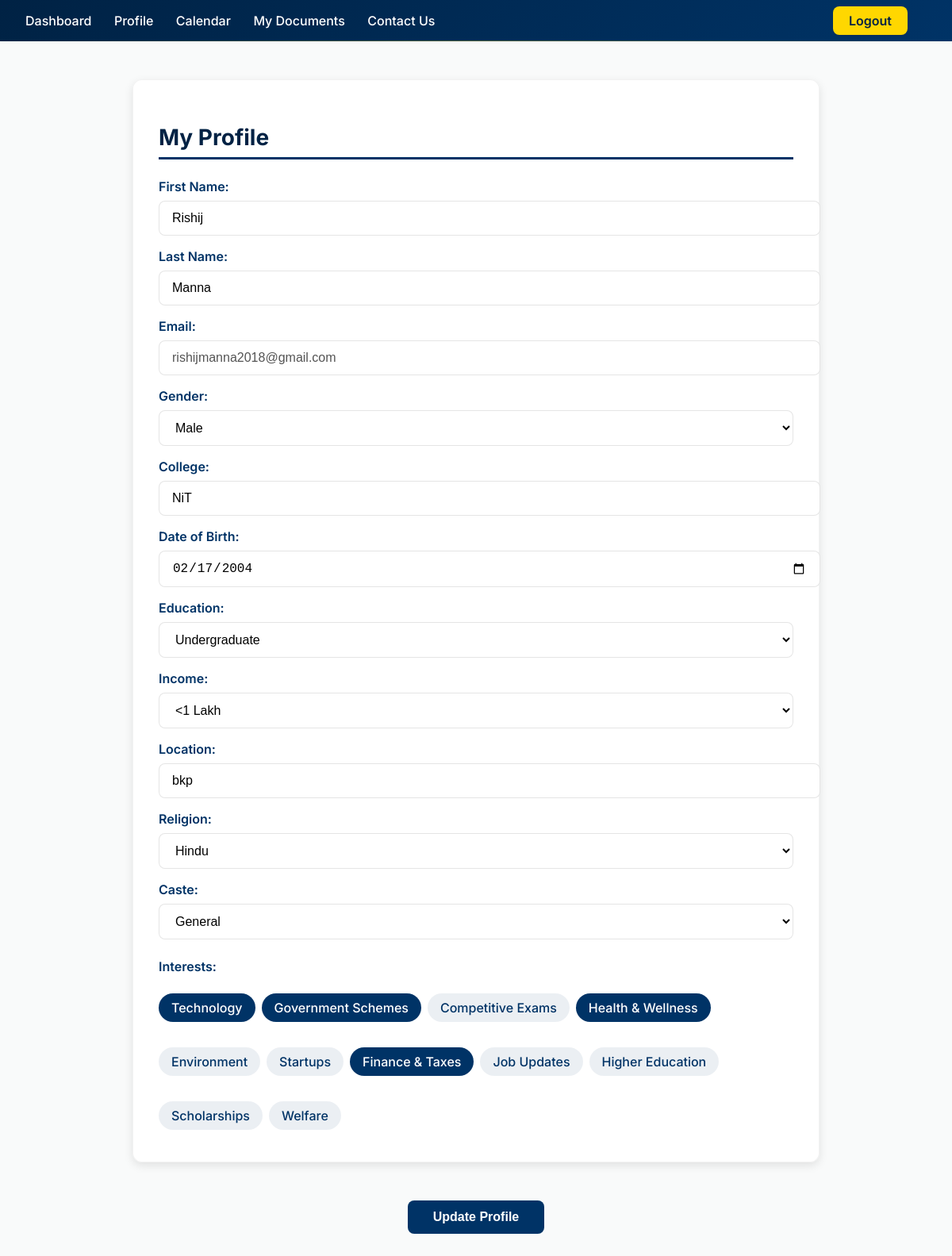
Page /profile/ (signed in) on the committed database.
### my_app/models.py (models this page shows, shortened)
class UserProfile(models.Model):
    user = models.OneToOneField(User, on_delete=models.CASCADE)
    college = models.CharField(max_length=100, blank=True)
    dob = models.DateField(null=True, blank=True)
    EDUCATION_CHOICES = [
        ('High School', 'High School'),
        ('Diploma', 'Diploma'),
        ('Undergraduate', 'Undergraduate'),
        ('Postgraduate', 'Postgraduate'),
        ('PhD', 'PhD'),
    ]
    education = models.CharField(max_length=50, choices=EDUCATION_CHOICES, blank=True)
    INCOME_CHOICES = [
        ('<1 Lakh', '<1 Lakh'),
        ('1-3 Lakhs', '1-3 Lakhs'),
        ('3-5 Lakhs', '3-5 Lakhs'),
        ('5-10 Lakhs', '5-10 Lakhs'),
        ('>10 Lakhs', '>10 Lakhs'),
    ]
    income = models.CharField(max_length=20, choices=INCOME_CHOICES, blank=True)
    location = models.CharField(max_length=100, blank=True)
    religion = models.CharField(max_length=50, blank=True)
    caste = models.CharField(max_length=50, blank=True)
    interests = models.TextField(blank=True)  # Store as comma-separated string

### my_app/views.py (the view)
# urls.py: path('profile/', views.profile_view, name='profile'),
def profile_view(request):
    profile, _ = UserProfile.objects.get_or_create(user=request.user)
    if request.method == 'POST':
        user_form = UserForm(request.POST, instance=request.user)
        profile_form = UserProfileForm(request.POST, instance=profile)
        if user_form.is_valid() and profile_form.is_valid():
            user_form.save()
            profile_form.save()
            return redirect('dashboard')
    else:
        user_form = UserForm(instance=request.user)
        profile_form = UserProfileForm(instance=profile)
    return render(request, 'profile.html', {
        'user_form': user_form,
        'profile_form': profile_form
    })

### my_app/forms.py (shortened to what this page needs)
class UserForm(forms.ModelForm):
    class Meta:
        model = User
        fields = ['first_name', 'last_name']

class UserProfileForm(forms.ModelForm):
    religion = forms.ChoiceField(choices=RELIGION_CHOICES)
    caste = forms.ChoiceField(choices=CASTE_CHOICES)
    interests = forms.MultipleChoiceField(
        choices=INTEREST_CHOICES,
        widget=forms.CheckboxSelectMultiple,
        required=False
    )
    gender = forms.ChoiceField(
        choices=GENDER_CHOICES,
        widget=forms.Select(attrs={'class': 'form-control'})
    )
    class Meta:
        model = UserProfile
        fields = ['college', 'dob', 'education', 'income', 'location', 'religion', 'caste', 'interests','gender']
        widgets = {
            'dob': forms.DateInput(attrs={'type': 'date'}),
        }
    def __init__(self, *args, **kwargs):
        instance = kwargs.get('instance')
        if instance and instance.interests:
            initial = kwargs.setdefault('initial', {})
            initial['interests'] = instance.interests.split(',')
        super().__init__(*args, **kwargs)

### core/templates/profile.html (shortened to what this page needs)
{% load static %}
<!DOCTYPE html>
<html>
<head>
    <link rel="stylesheet" href="{% static 'css/profile.css' %}">
</head>
<body>
    <div class="navbar">
        <div class="nav-left">
            <a href="{% url 'dashboard' %}">Dashboard</a>
            <a href="{% url 'profile' %}">Profile</a>
            <a href="{% url 'calendar' %}">Calendar</a>
            <a href="{% url 'documents' %}">My Documents</a>
            <a href="{% url 'contact' %}">Contact Us</a>
        </div>
        <div class="nav-right">
            {% if user.is_authenticated %}
                <a href="{% url 'logout' %}">Logout</a>
            {% else %}
                <a href="{% url 'login' %}">Login</a>
            {% endif %}
        </div>
    </div>
    <div class="container">
        <h2>My Profile</h2>
        <form method="POST">
            <label for="id_first_name">First Name:</label>
            {{ user_form.first_name }}
            <label for="id_last_name">Last Name:</label>
            {{ user_form.last_name }}
            <label for="id_email">Email:</label>
            <input type="email" value="{{ request.user.email }}" disabled class="form-control"/>
            <label for="id_gender">Gender:</label>
            {{ profile_form.gender }}
            <label for="id_college">College:</label>
            {{ profile_form.college }}
            <label for="id_dob">Date of Birth:</label>
            {{ profile_form.dob }}
            <label for="id_education">Education:</label>
            {{ profile_form.education }}
            <label for="id_income">Income:</label>
            {{ profile_form.income }}
            <label for="id_location">Location:</label>
            {{ profile_form.location }}
            <label for="id_religion">Religion:</label>
            {{ profile_form.religion }}
            <label for="id_caste">Caste:</label>
            {{ profile_form.caste }}
              <div class="interests-container">
    <label>Interests:</label>
    <div class="interest-options">
        {% for value, label in profile_form.fields.interests.choices %}
            <label class="interest-option {% if value in profile_form.initial.interests %}selected{% endif %}">
                {{ label }}
            </label>
        {% endfor %}
    </div>
</div>
            </div>
            <div class="form-actions">
        <button type="submit" class="update-btn">Update Profile</button>
    </div>
</body>
</html>

### core/static/css/profile.css (style rules this page uses)
:root { --primary: #003366; --primary-light: #004080; --primary-dark: #002244; --accent: #ffd700; --accent-light: #ffea80; --text: #1a1a1a; --text-light: #4a4a4a; --bg: #f9fafa; --card-bg: rgba(255, 255, 255, 0.95); --shadow-sm: 0 1px 3px rgba(0, 0, 0, 0.08); --shadow-md: 0 4px 12px rgba(0, 0, 0, 0.1); --shadow-lg: 0 8px 24px rgba(0, 0, 0, 0.12); --transition: all 0.3s ease; --border-radius: 12px; }
body { margin: 0; font-family: 'Inter', system-ui, -apple-system, sans-serif; background: var(--bg); color: var(--text); padding-bottom: 100px; }
.navbar { background: linear-gradient(135deg, var(--primary-dark), var(--primary)); color: white; padding: 1rem 2rem; display: flex; justify-content: space-between; align-items: center; box-shadow: var(--shadow-sm); position: relative; }
.navbar::after { content: ''; position: absolute; bottom: 0; left: 0; right: 0; height: 1px; background: linear-gradient(90deg, transparent, rgba(255, 215, 0, 0.3), transparent); }
.navbar a { color: white; margin-right: 1.5rem; text-decoration: none; font-weight: 500; transition: var(--transition); position: relative; }
.navbar a::after { content: ''; position: absolute; bottom: -4px; left: 0; width: 0; height: 2px; background: var(--accent); transition: var(--transition); }
.navbar .nav-right a { background: var(--accent); color: var(--primary-dark); padding: 0.5rem 1.25rem; border-radius: 8px; font-weight: 600; box-shadow: var(--shadow-sm); transition: var(--transition); }
.container { max-width: 800px; margin: 3rem auto; background: var(--card-bg); padding: 2rem; border-radius: var(--border-radius); box-shadow: var(--shadow-md); border: 1px solid rgba(0, 0, 0, 0.05); }
.container h2 { font-size: 1.75rem; color: var(--primary-dark); margin-bottom: 1.5rem; border-bottom: 3px solid var(--primary); padding-bottom: 0.5rem; }
label { display: block; margin: 1rem 0 0.5rem; font-weight: 600; color: var(--primary); }
input[type="text"], input[type="email"], input[type="date"], select, textarea { width: 100%; padding: 0.75rem 1rem; border-radius: 8px; border: 1px solid rgba(0, 0, 0, 0.1); font-size: 1rem; background: white; transition: var(--transition); }
.form-actions { margin-top: 2rem; text-align: center; }
.update-btn { background: var(--primary); color: white; padding: 0.75rem 2rem; font-size: 1rem; border: none; border-radius: 8px; font-weight: 600; cursor: pointer; transition: var(--transition); }
.interests-container { margin-top: 1.5rem; }
.interest-options { display: flex; flex-wrap: wrap; gap: 0.5rem; }
.interest-option { padding: 0.5rem 1rem; border-radius: 20px; background: rgba(0, 51, 102, 0.08); color: var(--primary); font-weight: 500; cursor: pointer; transition: var(--transition); user-select: none; }
.interest-option.selected { background: var(--primary); color: white; }

### rows in the picture
UserProfile: college "NiT", dob "02/17/2004", education "Undergraduate", income "<1 Lakh", location "bkp", religion "Hindu", caste "General"

### other values in the picture
{{ label }} "Technology" "Government Schemes" "Competitive Exams" "Health & Wellness" "Environment" "Startups" "Finance & Taxes" "Job Updates" "Higher Education" "Scholarships" "Welfare"
